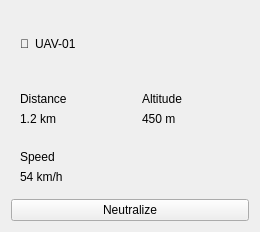
<?xml version="1.0" encoding="UTF-8"?>
<ui version="4.0">
 <class>VehicleDetail</class>
 <widget class="QWidget" name="VehicleDetail">
  <property name="geometry">
   <rect>
    <x>0</x>
    <y>0</y>
    <width>260</width>
    <height>232</height>
   </rect>
  </property>
  <layout class="QVBoxLayout" name="verticalLayout_4">
   <item>
    <widget class="QWidget" name="vehicleDetailTitle" native="true">
     <layout class="QHBoxLayout" name="horizontalLayout_2">
      <item>
       <widget class="QLabel" name="vehicleLogo">
        <property name="text">
         <string>🎯</string>
        </property>
       </widget>
      </item>
      <item>
       <widget class="QLabel" name="vehicleName">
        <property name="text">
         <string>UAV-01</string>
        </property>
       </widget>
      </item>
      <item>
       <spacer name="horizontalSpacer_2">
        <property name="orientation">
         <enum>Qt::Orientation::Horizontal</enum>
        </property>
        <property name="sizeHint" stdset="0">
         <size>
          <width>105</width>
          <height>20</height>
         </size>
        </property>
       </spacer>
      </item>
     </layout>
    </widget>
   </item>
   <item>
    <layout class="QGridLayout" name="gridLayout">
     <item row="0" column="0">
      <widget class="QWidget" name="distanceGridItem" native="true">
       <layout class="QVBoxLayout" name="verticalLayout_3">
        <item>
         <widget class="QLabel" name="label_4">
          <property name="text">
           <string>Distance</string>
          </property>
         </widget>
        </item>
        <item>
         <widget class="QLabel" name="distance">
          <property name="text">
           <string>1.2 km</string>
          </property>
         </widget>
        </item>
       </layout>
      </widget>
     </item>
     <item row="0" column="1">
      <widget class="QWidget" name="altitudeGridItem" native="true">
       <layout class="QVBoxLayout" name="verticalLayout_3">
        <item>
         <widget class="QLabel" name="label_4">
          <property name="text">
           <string>Altitude</string>
          </property>
         </widget>
        </item>
        <item>
         <widget class="QLabel" name="altitude">
          <property name="text">
           <string>450 m</string>
          </property>
         </widget>
        </item>
       </layout>
      </widget>
     </item>
     <item row="1" column="0">
      <widget class="QWidget" name="speedGridItem" native="true">
       <layout class="QVBoxLayout" name="verticalLayout_3">
        <item>
         <widget class="QLabel" name="label_4">
          <property name="text">
           <string>Speed</string>
          </property>
         </widget>
        </item>
        <item>
         <widget class="QLabel" name="speed">
          <property name="text">
           <string>54 km/h</string>
          </property>
         </widget>
        </item>
       </layout>
      </widget>
     </item>
    </layout>
   </item>
   <item>
    <widget class="QPushButton" name="neutralizeButton">
     <property name="text">
      <string>Neutralize</string>
     </property>
    </widget>
   </item>
  </layout>
 </widget>
 <resources/>
 <connections/>
</ui>
